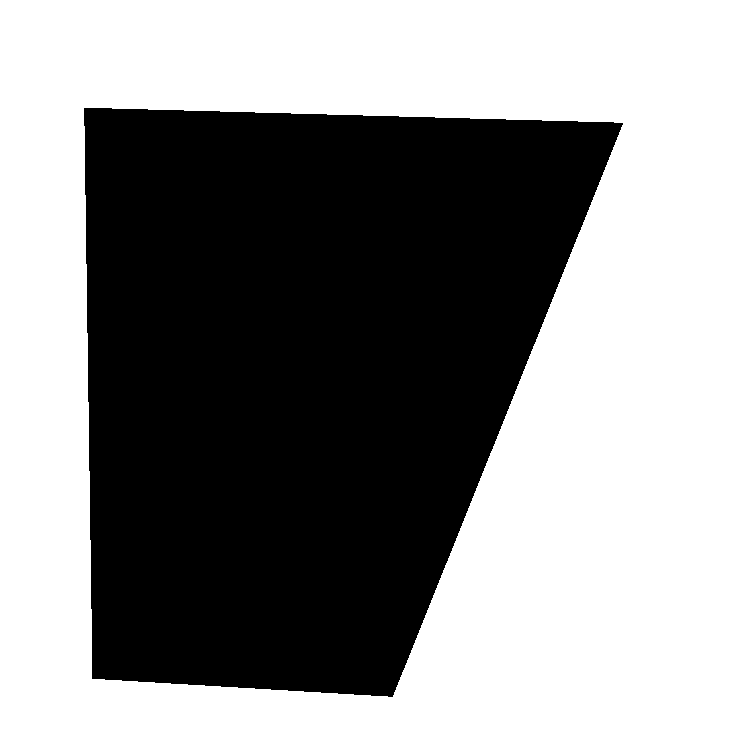
#> input picture lab1/map.png, 751 x 752 px
$ python bug2.py
#> lines starting #> are read from the running program, lines starting #| are printed output that depends on the picture; after the words box and inside, x2 and y2 are one past the last pixel; in counts of white or black regions, pixels touching at a corner belong together; long printed decimals are rounded
import numpy as np
import matplotlib.pyplot as plt
from PIL import Image
import math

def is_free(bitmap, point):
    x, y = int(round(point[0])), int(round(point[1]))
    if y < 0 or y >= bitmap.shape[0] or x < 0 or x >= bitmap.shape[1]:
        return False
    return bitmap[y, x] == 1

def is_edge(bitmap, point):
    if not is_free(bitmap, point):
        return False
    x, y = int(round(point[0])), int(round(point[1]))
    for dx in [-1, 0, 1]:
        for dy in [-1, 0, 1]:
            if dx == 0 and dy == 0:
                continue
            nx, ny = x + dx, y + dy
            if (ny >= 0 and ny < bitmap.shape[0] and
                nx >= 0 and nx < bitmap.shape[1] and
                bitmap[ny, nx] == 0):
                return True
    return False

def on_m_line(start, goal, point, epsilon=1.0):
    start = np.array(start)
    goal = np.array(goal)
    point = np.array(point)
    line_vec = goal - start
    point_vec = point - start
    if np.linalg.norm(line_vec) == 0:
        return False
    proj_length = np.dot(point_vec, line_vec) / np.linalg.norm(line_vec)
    proj_point = start + proj_length * (line_vec / np.linalg.norm(line_vec))
    return np.linalg.norm(proj_point - point) < epsilon

def bug2_algorithm(bitmap, start, goal, step=1.0, tol=2.0, max_iters=100000):
    current = np.array(start, dtype=float)
    goal_arr = np.array(goal, dtype=float)
    path = [tuple(current)]
    intersect_points = []
    iter_count = 0

    while np.linalg.norm(goal_arr - current) > tol and iter_count < max_iters:
        iter_count += 1

        # Move directly along m-line
        direction = goal_arr - current
        dist_to_goal = np.linalg.norm(direction)
        if dist_to_goal == 0:
            break
        direction = direction / dist_to_goal
        next_point = current + step * direction

        if is_free(bitmap, next_point):
            current = next_point
            path.append(tuple(current))
            continue

        # Hit point
        hit_point = current.copy()
        print(f"Hit obstacle at {hit_point}. Starting wall following...")

        # Wall following
        wall_dir = np.array([direction[1], -direction[0]])
        leave_found = False
        leave_point = None
        hit_dist_to_goal = np.linalg.norm(goal_arr - hit_point)

        # Track loop
        loop_start = tuple(np.round(hit_point, 1))
        loop_closed = False

        while iter_count < max_iters:
            iter_count += 1
            moved = False

            for angle in np.linspace(-math.pi/2, 3*math.pi/4, 24):
                rot = np.array([
                    [math.cos(angle), -math.sin(angle)],
                    [math.sin(angle), math.cos(angle)]
                ])
                test_dir = rot @ wall_dir
                test_point = current + step * test_dir

                if is_free(bitmap, test_point) and is_edge(bitmap, test_point):
                    current = test_point
                    wall_dir = test_dir
                    path.append(tuple(current))
                    moved = True

                    # Check for re-intersection with m-line
                    if on_m_line(start, goal, current):
                        dist_to_goal = np.linalg.norm(goal_arr - current)
                        if dist_to_goal < hit_dist_to_goal:
                            leave_found = True
                            leave_point = current.copy()
                            intersect_points.append(tuple(current))  # Save for purple dot
                            print(f"Found leave point on m-line at {leave_point}")
                            break
                    break

            if leave_found:
                current = leave_point.copy()
                path.append(tuple(current))
                break

            if not moved:
                print("Wall following stuck. No movement found.")
                return path, intersect_points

            # Check loop closure
            if np.linalg.norm(current - hit_point) < step and iter_count > 10:
                print("Completed loop around obstacle. Goal unreachable.")
                loop_closed = True
                break

        if loop_closed:
            break

    if np.linalg.norm(goal_arr - current) <= tol:
        print(f"Goal reached at {current}")
    elif iter_count >= max_iters:
        print("Max iterations reached.")

    return path, intersect_points

def main():
    image_path = "map.png"
    img = Image.open(image_path).convert("L")
#> img: PIL image 751x752 L; 57.1% white; 1 black region, box (x1, y1, x2, y2) and area: (84, 108, 623, 697) 242132
    arr = np.array(img)
    bitmap = (arr > 240).astype(int)
    height, width = bitmap.shape
#> height = 752; width = 751

    start = (0, 0)
    goal = (width - 1, height - 1)
#> goal = (750, 751)

    print(f"Running Bug2 algorithm from {start} to {goal} ...")
#> (printed output is left out)
    path, intersect_points = bug2_algorithm(bitmap, start, goal, step=1.0, tol=2.0)
#> the loop in bug2_algorithm, `while np.linalg.norm(goal_arr - current) > tol and iter_count < max_it..` made 535 passes
#> after the loop in bug2_algorithm, `while np.linalg.norm(goal_arr - current) > tol and iter_count < max_it..`: intersect_points = [(107.7, 106.5), (479.4, 480.5)]; iter_count = 1716; path = 1717 pairs, first value 0 to 748.9, second value 0 to 749.9
#| Goal reached at [748.885 749.885]
#> intersect_points = [(107.7, 106.5), (479.4, 480.5)]
    path = np.array(path)

    plt.figure(figsize=(8, 8))
    plt.imshow(bitmap, cmap='gray', origin='upper')

    # Plot m-line (green)
    plt.plot([start[0], goal[0]], [start[1], goal[1]], 'g--', linewidth=1.5, label="M-Line")

    # Plot path (red)
    if path.shape[0] > 0:
        plt.plot(path[:, 0], path[:, 1], 'r.-', label="Bug2 Path")

    # Plot m-line-edge intersections (purple)
    if len(intersect_points) > 0:
        ip_arr = np.array(intersect_points)
#> ip_arr = [[107.7, 106.5], [479.4, 480.5]]
        plt.plot(ip_arr[:, 0], ip_arr[:, 1], 'mo', markersize=6, label="M-Line Intersections")

    plt.plot(start[0], start[1], "go", label="Start")
    plt.plot(goal[0], goal[1], "bo", label="Goal")
    plt.legend()
    plt.title("Bug2 Algorithm: Path with M-Line and Intersections")
    plt.xlabel("X")
    plt.ylabel("Y")
    plt.grid(True)
    plt.show()
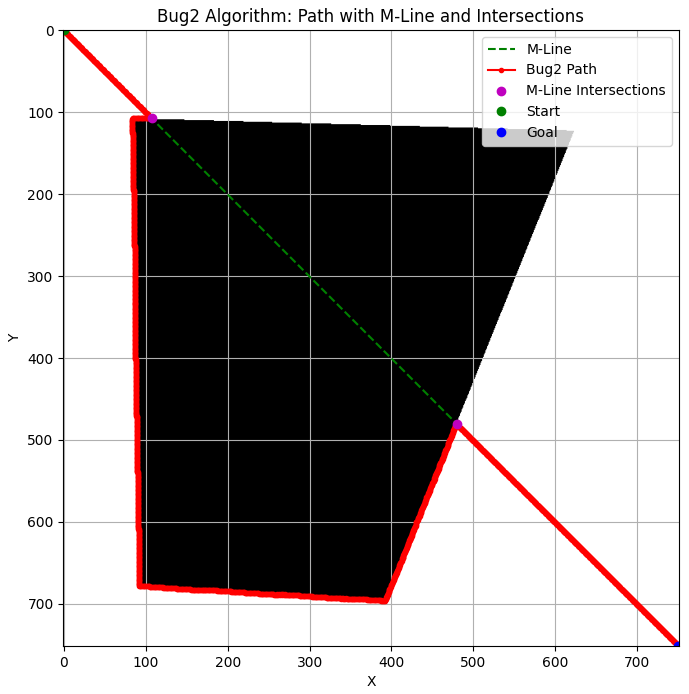
#> figure drawn by matplotlib, 1 panel

if __name__ == "__main__":
    main()
